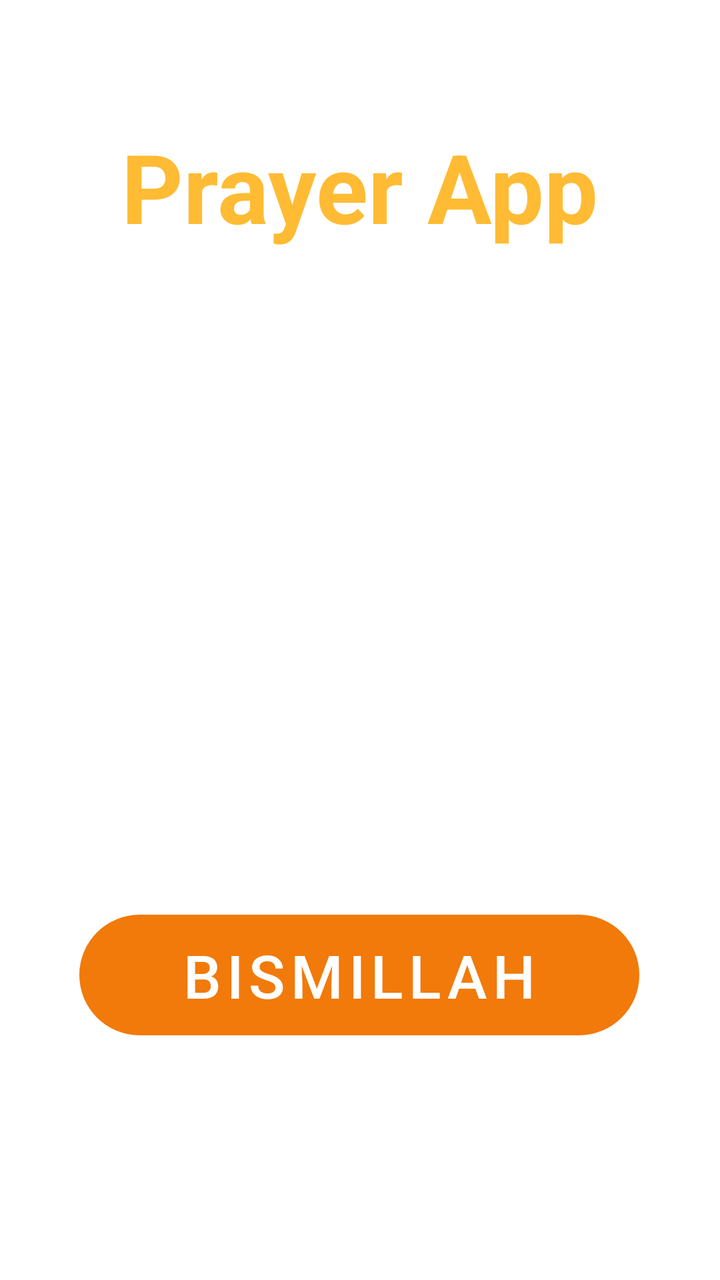
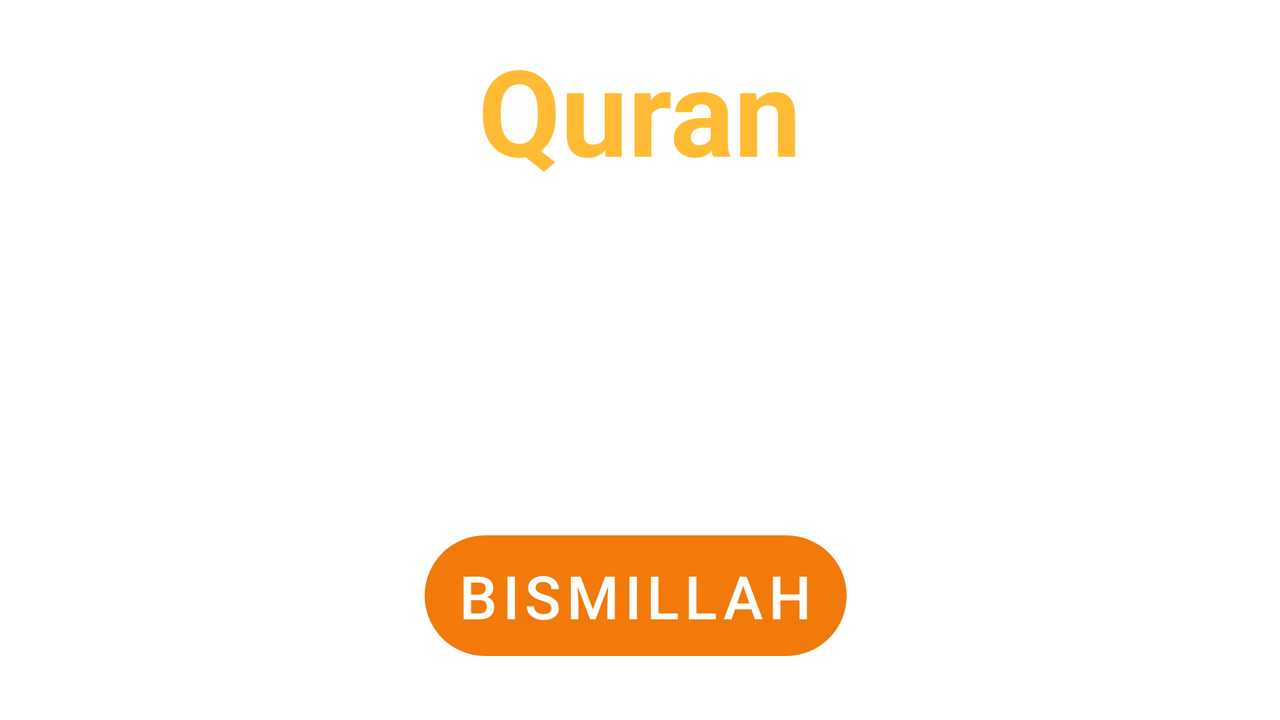

An Android layout and its configuration variant, each rendered on a device that would load it. The default file and the variant file are quoted in full after the pictures.
<!-- AndroidManifest.xml: application theme Theme.Prayerapp -->
<!-- res/layout/fragment_bismillah_activity.xml -->
<?xml version="1.0" encoding="UTF-8"?>
<androidx.constraintlayout.widget.ConstraintLayout xmlns:android="http://schemas.android.com/apk/res/android"
    xmlns:app="http://schemas.android.com/apk/res-auto"
    xmlns:tools="http://schemas.android.com/tools"
    android:layout_width="match_parent"
    android:layout_height="match_parent"
    tools:context=".fragment.BismillahActivity"
    android:fitsSystemWindows="true"


    >
















    <ImageView
        android:id="@+id/ttext"
        android:layout_width="200dp"
        android:layout_height="200dp"
        android:layout_gravity="center"
        android:contentDescription="@string/todo"
        android:elevation="10dp"
        android:scaleType="centerCrop"
        android:src="@drawable/quran1"
        android:foregroundGravity="center"
        app:layout_constraintBottom_toBottomOf="parent"
        app:layout_constraintEnd_toEndOf="parent"
        app:layout_constraintHorizontal_bias="0.497"
        app:layout_constraintStart_toStartOf="parent"
        app:layout_constraintTop_toTopOf="parent"
        app:layout_constraintVertical_bias="0.449" />

    <TextView
        android:id="@+id/textView2"
        android:layout_width="wrap_content"

        android:layout_height="wrap_content"
        android:text="@string/prayer_app"
        android:textColor="@android:color/holo_orange_light"
        android:textSize="48sp"
        android:textStyle="bold"
        app:layout_constraintBottom_toBottomOf="parent"
        app:layout_constraintEnd_toEndOf="parent"
        app:layout_constraintStart_toStartOf="parent"
        app:layout_constraintTop_toTopOf="parent"
        app:layout_constraintVertical_bias="0.106"
        tools:ignore="MissingConstraints" />

    <Button
        android:id="@+id/StartBismillah"
        android:layout_width="280dp"
        android:layout_height="wrap_content"


        android:background="@drawable/buttons"
        android:text="@string/bismillah"
        android:textSize="30sp"

        app:layout_constraintBottom_toBottomOf="parent"
        app:layout_constraintEnd_toEndOf="parent"
        app:layout_constraintHorizontal_bias="0.495"
        app:layout_constraintStart_toStartOf="parent"
        app:layout_constraintTop_toTopOf="parent"
        app:layout_constraintVertical_bias="0.789" />

    

</androidx.constraintlayout.widget.ConstraintLayout>
<!-- resources referenced by this layout -->
<resources>
  <!-- drawable buttons (drawable) -->
  <?xml version="1.0" encoding="utf-8"?>
  <shape xmlns:android="http://schemas.android.com/apk/res/android">
  
      <corners
          android:topRightRadius="300dp"
          android:topLeftRadius="300dp"
          android:bottomLeftRadius="300dp"
          android:bottomRightRadius="300dp"
          />
  
  </shape>
  <string name="bismillah">Bismillah</string>
  <string name="prayer_app">Prayer App</string>
  <string name="todo">TODO</string>
  <style name="Theme.Prayerapp" parent="Theme.MaterialComponents.Light.DarkActionBar">
          
          <item name="colorPrimary">#F17A0A</item>
          <item name="colorPrimaryVariant">@color/purple_700</item>
          <item name="colorOnPrimary">@color/white</item>
          
          <item name="colorSecondary">@color/teal_200</item>
          <item name="colorSecondaryVariant">@color/teal_700</item>
          <item name="colorOnSecondary">@color/black</item>
  
          <item name="android:windowFullscreen">true</item>
          
          <item name="android:statusBarColor">@color/black</item>
          
      </style>
  <color name="purple_700">#FF3700B3</color>
  <color name="white">#FFFFFFFF</color>
  <color name="teal_200">#FF03DAC5</color>
  <color name="teal_700">#FF018786</color>
  <color name="black">#FF000000</color>
</resources>
<!-- res/layout-land/fragment_bismillah_activity.xml (the repository's variant of the layout above) -->
<!-- drawn on the phone turned sideways -->
<?xml version="1.0" encoding="UTF-8"?>
<androidx.constraintlayout.widget.ConstraintLayout xmlns:android="http://schemas.android.com/apk/res/android"
    xmlns:app="http://schemas.android.com/apk/res-auto"
    xmlns:tools="http://schemas.android.com/tools"
    android:layout_width="match_parent"
    android:layout_height="match_parent"
    android:layout_margin="10dp"
    android:fitsSystemWindows="true"
    tools:context=".fragment.BismillahFragment"


    >

    
    
    
    
    

    
    
    
    
    
    
    


    <ImageView
        android:id="@+id/ttext"
        android:layout_width="0dp"
        android:layout_height="0dp"
        android:layout_gravity="center"
        android:layout_margin="20dp"

        android:elevation="10dp"

        android:src="@drawable/quran1"
        app:layout_constraintBottom_toTopOf="@+id/StartBismillah"
        app:layout_constraintEnd_toEndOf="parent"
        app:layout_constraintStart_toStartOf="parent"
        app:layout_constraintTop_toBottomOf="@+id/textView2" />

    <TextView
        android:id="@+id/textView2"
        android:layout_width="wrap_content"

        android:layout_height="wrap_content"
        android:text="Quran"
        android:textColor="@android:color/holo_orange_light"
        android:textSize="60sp"
        android:textStyle="bold"
        app:layout_constraintBottom_toBottomOf="parent"
        app:layout_constraintEnd_toEndOf="parent"
        app:layout_constraintStart_toStartOf="parent"
        app:layout_constraintTop_toTopOf="parent"
        app:layout_constraintVertical_bias="0.018"
        tools:ignore="MissingConstraints" />

    <Button
        android:id="@+id/StartBismillah"
        android:layout_width="wrap_content"
        android:layout_height="wrap_content"

        android:background="@drawable/buttons"
        android:text="@string/bismillah"
        android:textSize="30sp"

        app:layout_constraintBottom_toBottomOf="parent"
        app:layout_constraintEnd_toEndOf="parent"
        app:layout_constraintHorizontal_bias="0.495"
        app:layout_constraintStart_toStartOf="parent"
        app:layout_constraintTop_toTopOf="parent"
        app:layout_constraintVertical_bias="0.921" />

    

</androidx.constraintlayout.widget.ConstraintLayout>
<!-- resources referenced by the variant -->
<!-- as the phone turned sideways resolves them -->
<resources>
  <!-- drawable buttons (drawable) -->
  <?xml version="1.0" encoding="utf-8"?>
  <shape xmlns:android="http://schemas.android.com/apk/res/android">
  
      <corners
          android:topRightRadius="300dp"
          android:topLeftRadius="300dp"
          android:bottomLeftRadius="300dp"
          android:bottomRightRadius="300dp"
          />
  
  </shape>
  <string name="bismillah">Bismillah</string>
  <style name="Theme.Prayerapp" parent="Theme.MaterialComponents.Light.DarkActionBar">
          
          <item name="colorPrimary">#F17A0A</item>
          <item name="colorPrimaryVariant">@color/purple_700</item>
          <item name="colorOnPrimary">@color/white</item>
          
          <item name="colorSecondary">@color/teal_200</item>
          <item name="colorSecondaryVariant">@color/teal_700</item>
          <item name="colorOnSecondary">@color/black</item>
  
          <item name="android:windowFullscreen">true</item>
          
          <item name="android:statusBarColor">@color/black</item>
          
      </style>
  <color name="purple_700">#FF3700B3</color>
  <color name="white">#FFFFFFFF</color>
  <color name="teal_200">#FF03DAC5</color>
  <color name="teal_700">#FF018786</color>
  <color name="black">#FF000000</color>
</resources>
